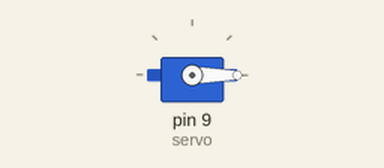
The sketch below on a simulated Arduino Uno, built with avr-gcc and run on an emulated ATmega328P. On the bench: servo. The modem accepts every AT command (registered, SIM ready, sends succeed) and sends nothing else; what the sketch prints to the serial monitor is not drawn.

Above: at 4.1 s.
Timing chart, 0 to 7.1 s (numbered marks = the images above):
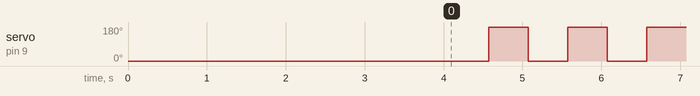

Measured:
- by itself, servo on pin 9 (servo): alternates 180° for 0.50 s and 0° for 0.50 s, 120 changes in all, then stays 0°

The sketch:

sketch_may16a.ino
```cpp
#include <SoftwareSerial.h>
#include <Servo.h>

// Pins for SoftwareSerial to ESP-01
SoftwareSerial espSerial(2, 3); // RX, TX (Arduino pins connected to ESP-01 TX, RX)
Servo servo;

// Wi-Fi credentials
const char* WIFI_SSID     = "SKYW_90F6_2G";
const char* WIFI_PASSWORD = "PLDTWIFInbdKQ";

// Firebase credentials
const char* FIREBASE_HOST = "autofreshmist-ddc40-default-rtdb.firebaseio.com";
const char* FIREBASE_AUTH = "rUUBBkvBsDo7lrguJMxHyZ1nMDoG9nMRQTOjinqS";

bool lastState = false;

// Spray settings
const unsigned long SPRAY_DURATION = 60000; // 1 minute in milliseconds
const unsigned long INTERVAL = 600000;      // 10 minutes in milliseconds

// ─── Prototypes ──────────────────────────────────────────────────────────────
void   setupESP();
bool   getFirebaseFlag();
void   setFirebaseFlag(bool value);
String httpGET(String url);
void   httpPUT(String url, String jsonPayload);
void   sendCommand(const char* cmd, unsigned long timeout = 2000);
void   waitForPrompt(unsigned long timeout = 3000);
String readResponse(unsigned long timeout = 5000);

// ─── Setup & Loop ─────────────────────────────────────────────────────────────
void setup() {
  Serial.begin(115200);
  espSerial.begin(9600);   // match your ESP-01 AT-firmware baud
  servo.attach(9);         // servo signal on pin 9
  servo.write(0);          // initial position
  delay(2000);
  setupESP();
}

void loop() {
  Serial.println("Spraying mist for 1 minute...");
  unsigned long startTime = millis();

  // Move continuously for 1 minute
  while (millis() - startTime < SPRAY_DURATION) {
    servo.write(0);   // Move to position 0
    delay(500);       // Half a second
    servo.write(180); // Move to position 180
    delay(500);       // Half a second
  }

  servo.write(0); // Stop

  Serial.println("Waiting for 10 minutes...");
  delay(INTERVAL); // Wait for 10 minutes
}

// ─── Core Functions ───────────────────────────────────────────────────────────

void setupESP() {
  Serial.println("Resetting ESP...");
  sendCommand("AT+RST", 5000);
  delay(2000);

  sendCommand("AT+CWMODE=1");  // station mode
  String join = "AT+CWJAP=\"" + String(WIFI_SSID) + "\",\"" + String(WIFI_PASSWORD) + "\"";
  Serial.println("Connecting to WiFi...");
  sendCommand(join.c_str(), 15000);

  Serial.println("WiFi connected");
}

bool getFirebaseFlag() {
  String url = "/mister/activate.json?auth=" + String(FIREBASE_AUTH);
  String resp = httpGET(url);
  Serial.println("Firebase GET response: " + resp);
  return resp.indexOf("true") != -1;
}

void setFirebaseFlag(bool value) {
  String url     = "/mister/activate.json?auth=" + String(FIREBASE_AUTH);
  String payload = value ? "true" : "false";
  httpPUT(url, payload);
}

String httpGET(String url) {
  // open TCP
  String startCmd = "AT+CIPSTART=\"TCP\",\"" + String(FIREBASE_HOST) + "\",80";
  sendCommand(startCmd.c_str(), 5000);

  // send GET
  String req = "GET " + url + " HTTP/1.1\r\nHost: " + FIREBASE_HOST + "\r\nConnection: close\r\n\r\n";
  String sendCmd = "AT+CIPSEND=" + String(req.length());
  sendCommand(sendCmd.c_str());
  delay(100);
  waitForPrompt();
  espSerial.print(req);

  // read full response
  String full = readResponse(5000);
  sendCommand("AT+CIPCLOSE");

  int idx = full.indexOf("\r\n\r\n");
  return (idx >= 0) ? full.substring(idx + 4) : "";
}

void httpPUT(String url, String jsonPayload) {
  // open TCP
  String startCmd = "AT+CIPSTART=\"TCP\",\"" + String(FIREBASE_HOST) + "\",80";
  sendCommand(startCmd.c_str(), 5000);

  // send PUT
  String req =
    "PUT " + url + " HTTP/1.1\r\n" +
    "Host: " + FIREBASE_HOST + "\r\n" +
    "Content-Type: application/json\r\n" +
    "Content-Length: " + String(jsonPayload.length()) + "\r\n" +
    "Connection: close\r\n\r\n" +
    jsonPayload;
  String sendCmd = "AT+CIPSEND=" + String(req.length());
  sendCommand(sendCmd.c_str());
  delay(100);
  waitForPrompt();
  espSerial.print(req);

  delay(1000);
  sendCommand("AT+CIPCLOSE");
}

// ─── Utility Functions ────────────────────────────────────────────────────────
void sendCommand(const char* cmd, unsigned long timeout) {
  espSerial.println(cmd);
  unsigned long start = millis();
  String resp;
  while (millis() - start < timeout) {
    while (espSerial.available()) {
      resp += char(espSerial.read());
    }
    if (resp.indexOf("OK") >= 0 || resp.indexOf("ERROR") >= 0) break;
  }
  Serial.print("AT response: ");
  Serial.println(resp);
}

void waitForPrompt(unsigned long timeout) {
  unsigned long start = millis();
  while (millis() - start < timeout) {
    if (espSerial.find(">")) {
      Serial.println("Got '>' prompt");
      return;
    }
  }
  Serial.println("Timeout waiting for '>' prompt");
}

String readResponse(unsigned long timeout) {
  String data;
  unsigned long start = millis();
  while (millis() - start < timeout) {
    while (espSerial.available()) {
      data += char(espSerial.read());
    }
  }
  return data;
}
```
